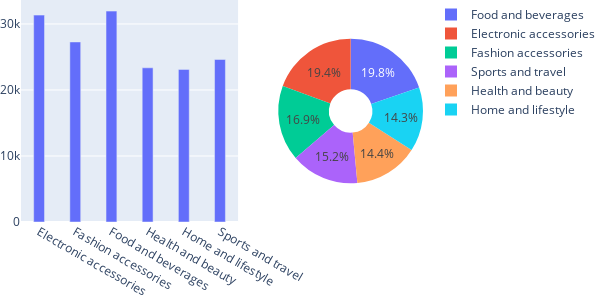

Source (notebook cell):
### Code cell
SoSanhDoanhThu('Product line', 'TP HCM')

### Figure 1 — Plotly figure (JSON) as saved in the notebook; plotly's stock layout.template omitted (floating-point values rounded to 4 significant figures)
{"data": [{"showlegend": false, "type": "bar", "width": 0.3, "x": ["Electronic accessories", "Fashion accessories", "Food and beverages", "Health and beauty", "Home and lifestyle", "Sports and travel"], "xaxis": "x", "y": [31340.0, 27280.0, 31950.0, 23360.0, 23120.0, 24620.0], "yaxis": "y"}, {"domain": {"x": [0.64, 1], "y": [0, 1]}, "hole": 0.3, "labels": ["Electronic accessories", "Fashion accessories", "Food and beverages", "Health and beauty", "Home and lifestyle", "Sports and travel"], "showlegend": true, "type": "pie", "values": [31340.0, 27280.0, 31950.0, 23360.0, 23120.0, 24620.0]}], "layout": {"annotations": [{"font": {"size": 16}, "showarrow": false, "text": "So Sánh Theo Tổng", "x": 0.27, "xanchor": "center", "xref": "paper", "y": 1, "yanchor": "bottom", "yref": "paper"}, {"font": {"size": 16}, "showarrow": false, "text": "So Sánh Theo Tỷ Lệ", "x": 0.82, "xanchor": "center", "xref": "paper", "y": 1, "yanchor": "bottom", "yref": "paper"}], "height": 300, "margin": {"b": 0, "l": 0, "r": 0, "t": 0}, "title": {"text": "BIỂU ĐỒ SO SÁNH DOANH THU THEO: Product line"}, "width": 600, "xaxis": {"anchor": "y", "domain": [0, 0.54]}, "yaxis": {"anchor": "x", "domain": [0, 1]}}}
